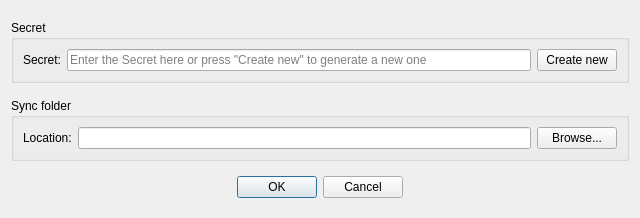
<?xml version="1.0" encoding="UTF-8"?>
<ui version="4.0">
 <class>AddFolder</class>
 <widget class="QDialog" name="AddFolder">
  <property name="windowModality">
   <enum>Qt::ApplicationModal</enum>
  </property>
  <property name="geometry">
   <rect>
    <x>0</x>
    <y>0</y>
    <width>640</width>
    <height>218</height>
   </rect>
  </property>
  <property name="sizePolicy">
   <sizepolicy hsizetype="Preferred" vsizetype="Preferred">
    <horstretch>0</horstretch>
    <verstretch>0</verstretch>
   </sizepolicy>
  </property>
  <property name="minimumSize">
   <size>
    <width>640</width>
    <height>0</height>
   </size>
  </property>
  <property name="windowTitle">
   <string>Add Folder</string>
  </property>
  <property name="windowIcon">
   <iconset>
    <normaloff>:/branding/librevault_icon.svg</normaloff>:/branding/librevault_icon.svg</iconset>
  </property>
  <property name="modal">
   <bool>true</bool>
  </property>
  <layout class="QVBoxLayout" name="verticalLayout">
   <item>
    <widget class="QGroupBox" name="group_Secret">
     <property name="sizePolicy">
      <sizepolicy hsizetype="Preferred" vsizetype="Maximum">
       <horstretch>0</horstretch>
       <verstretch>0</verstretch>
      </sizepolicy>
     </property>
     <property name="title">
      <string>Secret</string>
     </property>
     <layout class="QVBoxLayout" name="verticalLayout_2">
      <item>
       <layout class="QHBoxLayout" name="horizontalLayout_3">
        <item>
         <widget class="QLabel" name="label">
          <property name="text">
           <string>Secret:</string>
          </property>
         </widget>
        </item>
        <item>
         <widget class="QLineEdit" name="line_Secret">
          <property name="placeholderText">
           <string>Enter the Secret here or press &quot;Create new&quot; to generate a new one</string>
          </property>
         </widget>
        </item>
        <item>
         <widget class="QPushButton" name="button_CreateSecret">
          <property name="text">
           <string>Create new</string>
          </property>
         </widget>
        </item>
       </layout>
      </item>
     </layout>
    </widget>
   </item>
   <item>
    <widget class="QGroupBox" name="group_Folder">
     <property name="sizePolicy">
      <sizepolicy hsizetype="Preferred" vsizetype="Maximum">
       <horstretch>0</horstretch>
       <verstretch>0</verstretch>
      </sizepolicy>
     </property>
     <property name="title">
      <string>Sync folder</string>
     </property>
     <layout class="QHBoxLayout" name="horizontalLayout">
      <item>
       <widget class="QLabel" name="label_7">
        <property name="text">
         <string>Location:</string>
        </property>
       </widget>
      </item>
      <item>
       <widget class="QLineEdit" name="line_Folder"/>
      </item>
      <item>
       <widget class="QPushButton" name="button_Browse">
        <property name="text">
         <string>Browse...</string>
        </property>
       </widget>
      </item>
     </layout>
    </widget>
   </item>
   <item>
    <spacer name="verticalSpacer">
     <property name="orientation">
      <enum>Qt::Vertical</enum>
     </property>
     <property name="sizeType">
      <enum>QSizePolicy::Fixed</enum>
     </property>
     <property name="sizeHint" stdset="0">
      <size>
       <width>20</width>
       <height>0</height>
      </size>
     </property>
    </spacer>
   </item>
   <item>
    <widget class="QDialogButtonBox" name="buttonBox">
     <property name="orientation">
      <enum>Qt::Horizontal</enum>
     </property>
     <property name="standardButtons">
      <set>QDialogButtonBox::Cancel|QDialogButtonBox::Ok</set>
     </property>
     <property name="centerButtons">
      <bool>true</bool>
     </property>
    </widget>
   </item>
  </layout>
 </widget>
 <resources>
  <include location="../../resources/mainwindow.qrc"/>
  <include location="../../resources/linux.qrc"/>
 </resources>
 <connections>
  <connection>
   <sender>buttonBox</sender>
   <signal>accepted()</signal>
   <receiver>AddFolder</receiver>
   <slot>accept()</slot>
   <hints>
    <hint type="sourcelabel">
     <x>230</x>
     <y>564</y>
    </hint>
    <hint type="destinationlabel">
     <x>157</x>
     <y>274</y>
    </hint>
   </hints>
  </connection>
  <connection>
   <sender>buttonBox</sender>
   <signal>rejected()</signal>
   <receiver>AddFolder</receiver>
   <slot>reject()</slot>
   <hints>
    <hint type="sourcelabel">
     <x>298</x>
     <y>564</y>
    </hint>
    <hint type="destinationlabel">
     <x>286</x>
     <y>274</y>
    </hint>
   </hints>
  </connection>
 </connections>
</ui>
